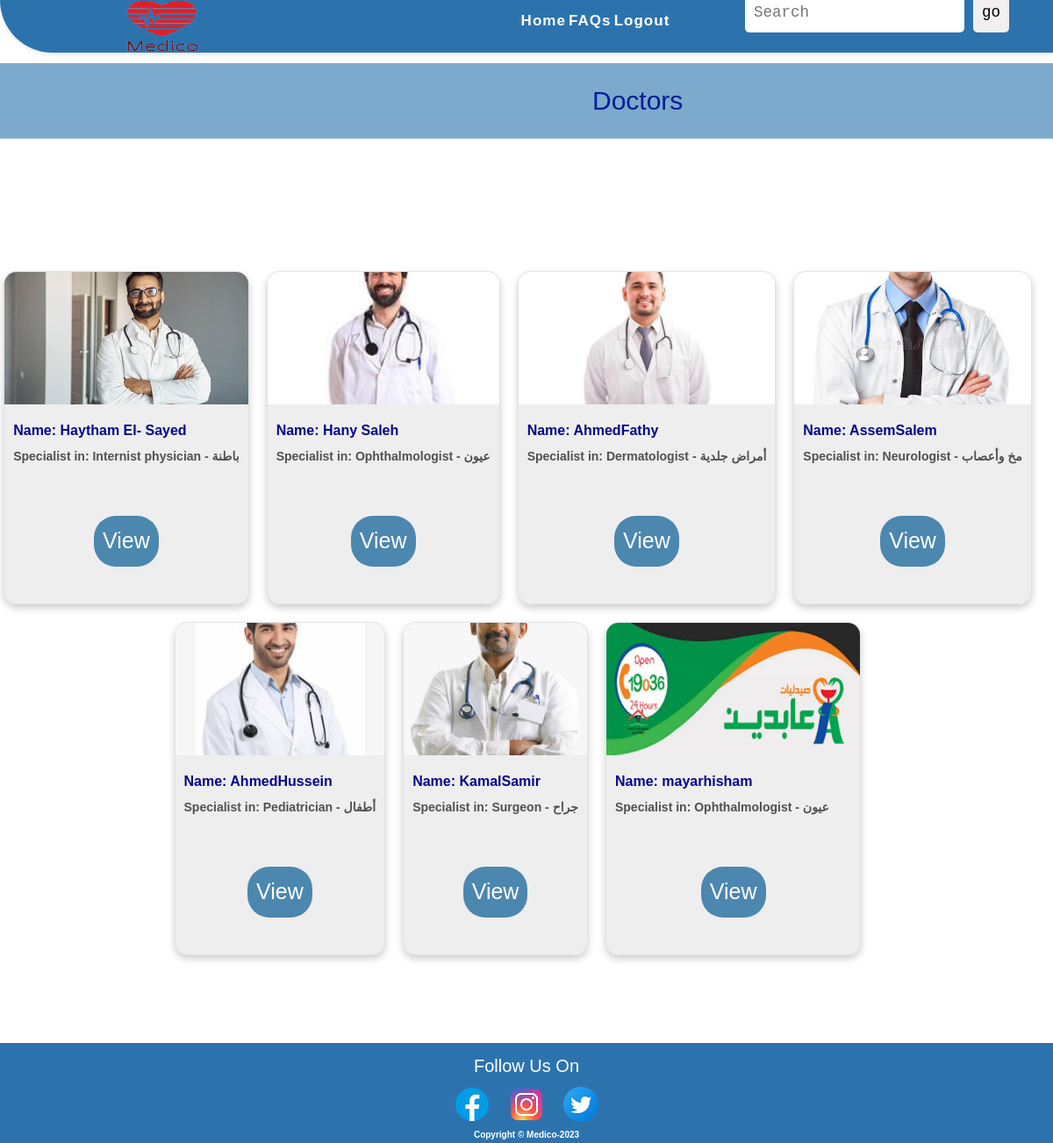
The page /shared/doctors.php (signed in) on the database its author committed.
### tables this page shows
CREATE TABLE `doctors` (
  `id` int(11) NOT NULL,
  `dfirst_name` varchar(255) NOT NULL,
  `dlast_name` varchar(255) NOT NULL,
  `date_of_birth` date NOT NULL,
  `profession_practice` mediumtext DEFAULT NULL,
  `years_of_exp` int(11) NOT NULL,
  `daddress` varchar(255) NOT NULL,
  `phone` int(11) NOT NULL,
  `doctor_syndicate` mediumtext DEFAULT NULL,
  `email` varchar(255) NOT NULL,
  `specialization` varchar(255) NOT NULL,
  `password` int(11) NOT NULL,
  `image` mediumtext DEFAULT NULL,
  `accepted` varchar(255) NOT NULL,
  `blocked` varchar(255) NOT NULL
);

### shared/doctors.php (the view, shortened to what this page needs)
<?php
include "./conn.php";
$select = "SELECT * FROM `doctors` WHERE accepted ='yes'";
$sel = mysqli_query($connect, $select);
?>
<!DOCTYPE html>
<html lang="en">
<head>
  <link href="https://cdn.jsdelivr.net/npm/bootstrap@5.3.0-alpha3/dist/css/bootstrap.min.css" rel="stylesheet">
  <link rel="stylesheet" href="../CSS/style.css">
  <link rel="stylesheet" href="../CSS/footer.css">
  <link rel="stylesheet" href="../CSS/doctors.css">
</head>
<body>
  <nav>
    <div class="logo">
      <a href="#"><img src="../Images/Medico_Logo_2_Final-removebg-preview-1.png" alt="Medico Logo"></a>
    </div>
    <ul class="nav-links" style="margin-left:400px">
      <?php if (isset($_SESSION["patient"])) { ?>
        <li><a href="../patient/patient_home.php">Home</a></li>
      <?php  } ?>
      <li><a href="../shared/FAQs.php">FAQs</a></li>
      <?php if (isset($_SESSION["patient"])) { ?>
        <li><a href="../shared/login.php?bye='1'">Logout</a></li>
      <?php  } ?>
    </ul>
    <div class="search-bar" style="margin-top: 10px;">
      <form method="post" action="search.php">
        <pre>
        <input style="padding: 10px; border: none; border-radius: 5px; margin-right: 10px;" type="text" name="srch" placeholder="Search"><button style="background-color: #f1efef; color: rgb(3, 3, 6); border: none; border-radius: 5px; padding: 10px; cursor: pointer;" name="search">go</button>
        </pre>
      </form>
    </div>
  </nav>
  <div class="header" style="display: flex; align-items: center; background-color: #2c73ae9c; color: rgb(4, 29, 151); padding: 15px; margin-top: 12px;">
    <h2 style="text-align: center; font-size: 30px; margin-left: 650px; padding: 10px;">Doctors</h2>
  </div>
  <div class="cont1">
    <div class="navbar">
    </div>
  </div>
  <div class="content">
    <br><br><br><br><br>
    <div class="card-container">
      <?php foreach ($sel as $s) { ?>
        <div class="card_doctors">
          <img src="../upload/<?php echo $s['image'] ?>" alt="Doctor's photo">
          <div class="card-text">
            <h3>Name: <?php echo $s['dfirst_name'] . $s['dlast_name'] ?></h3>
            <p>Specialist in: <?php echo $s['specialization'] ?></p>
            <br>
            <center><a href="./profile.php?view=<?php echo $s['id']; ?>"><button style="margin-top:20px; background-color: #4c87af; color: white; font-size: 25px; padding: 10px 10px; border: none; border-radius: 25px; cursor: pointer;">View</button></a></center>
          </div>
        </div>
      <?php } ?>
    </div>
  </div>
  <footer>
    <div class="sticky-footer">
      <div class="footer-content">
        <p style="color:white">Follow Us On</p>
        <ul class="social-icons">
          <li><a href="#"><img src="../images/facebook-logo.png" alt="Facebook Icon"></a></li>
          <li><a href="#"><img src="../images/instagram-logo.png" alt="Instagram Icon"></a></li>
          <li><a href="#"><img src="../images/twitter-logo.png" alt="Twitter Icon"></a></li>
        </ul>
      </div>
      <div class="footer-info">
        <h6>Copyright &copy Medico-2023</h6>
      </div>
    </div>
  </footer>
</body>
</html>

### CSS/style.css (style rules this page uses)
* { padding: 0; margin: 0; box-sizing: border-box; font-family: 'Poppins', sans-serif; }
nav { display: flex; justify-content: space-between; align-items: center; background-color: #2c73ae; height: 60px; padding: 0 50px; box-shadow: 0px 2px 5px rgba(0, 0, 0, 0.1); border-bottom-left-radius: 60px; }
.logo { width: 100px; height: 100px; margin-left: 10px; }
.logo img { width: 250px; height: 100px; }
.nav-links { display: flex; justify-content: space-around; width: 50%; }
.nav-links li { list-style: none; }
.nav-links a { color: #ffffff; text-decoration: none; font-weight: bold; font-size: 17px; letter-spacing: 1px; }
body { font-size: 16px; }
@media (min-width: 768px) { body { font-size: 20px; } }
.nav-links li { opacity: 1; transition: opacity 0.5s ease-in-out; margin: 10px 0; }

### CSS/footer.css (style rules this page uses)
body { min-height: 100vh; }
footer { background-color: #2c73ae; padding: 3px 0; font-size: 14px; color: #fff; }
.sticky-footer { position: sticky; top: 100%; }
footer p { margin: 0; line-height: 1.5; font-size: 20px; text-align: center; }
footer ul { margin: 0; padding: 0; list-style: none; }
footer ul li { display: inline-block; margin-left: 10px; }
footer ul li:first-child { margin-left: 0; }
a { color: #253bbc; text-decoration: none; }
footer h6 { font-size: 10px; font-weight: bold; color: white; text-align: center; }
.social-icons { text-align: center; margin: 5px 30px; }
html { height: 100%; }
body { display: flex; flex-direction: column; min-height: 100%; }
.content { flex: 1; }
footer { margin-top: auto; }

### CSS/doctors.css (style rules this page uses)
.card-container { display: flex; flex-wrap: wrap; justify-content: center; margin-bottom: 100px; margin-left: -20px; margin-top: -35px; }
.card_doctors { width: 230px; height: 380px; margin: 10px; border: 1px solid #dfdfdfb6; border-radius: 15px; box-shadow: 0 4px 8px rgba(0, 0, 0, 0.2); margin: 20px 10px 0 10px; overflow: hidden; background-color: rgba(224, 224, 224, 0.561); width: fit-content; }
.card_doctors img { width: 100%; height: 40%; object-fit: cover; }
.card-text { padding: 10px; font-size: 14px; }
.card-text h3 { margin-top: 10px; margin-bottom: 10px; font-size: 16px; font-weight: bolder; color: rgb(6, 6, 138); }
.card-text p { font-weight: bolder; margin-top: 10px; color: rgb(82, 80, 80); }
.header { display: flex; align-items: center; background-color: #2c73ae9c; color: rgb(4, 29, 151); padding: 15px; margin-top: 12px; }
h2 { margin-right: 20px; font-size: 18px; margin: 0 70px 0 10px; }
.search-bar { display: flex; align-items: center; margin-left: auto; }
.search-bar input[type="text"] { padding: 10px; border: none; border-radius: 5px; margin-right: 10px; }
.search-bar button { background-color: #f1efef; color: rgb(3, 3, 6); border: none; border-radius: 5px; padding: 10px; cursor: pointer; }

### rows shown on the page
doctors: image (picture), dfirst_name "Haytham", dlast_name "El- Sayed", specialization "Internist physician - باطنة"
doctors: image (picture), dfirst_name "Hany", dlast_name "Saleh", specialization "Ophthalmologist - عيون"
doctors: image (picture), dfirst_name "Ahmed", dlast_name "Fathy", specialization "Dermatologist - أمراض جلدية"
doctors: image (picture), dfirst_name "Assem", dlast_name "Salem", specialization "Neurologist - مخ وأعصاب"
doctors: image (picture), dfirst_name "Ahmed", dlast_name "Hussein", specialization "Pediatrician - أطفال"
doctors: image (picture), dfirst_name "Kamal", dlast_name "Samir", specialization "Surgeon - جراح"
doctors: image (picture), dfirst_name "mayar", dlast_name "hisham", specialization "Ophthalmologist - عيون"
